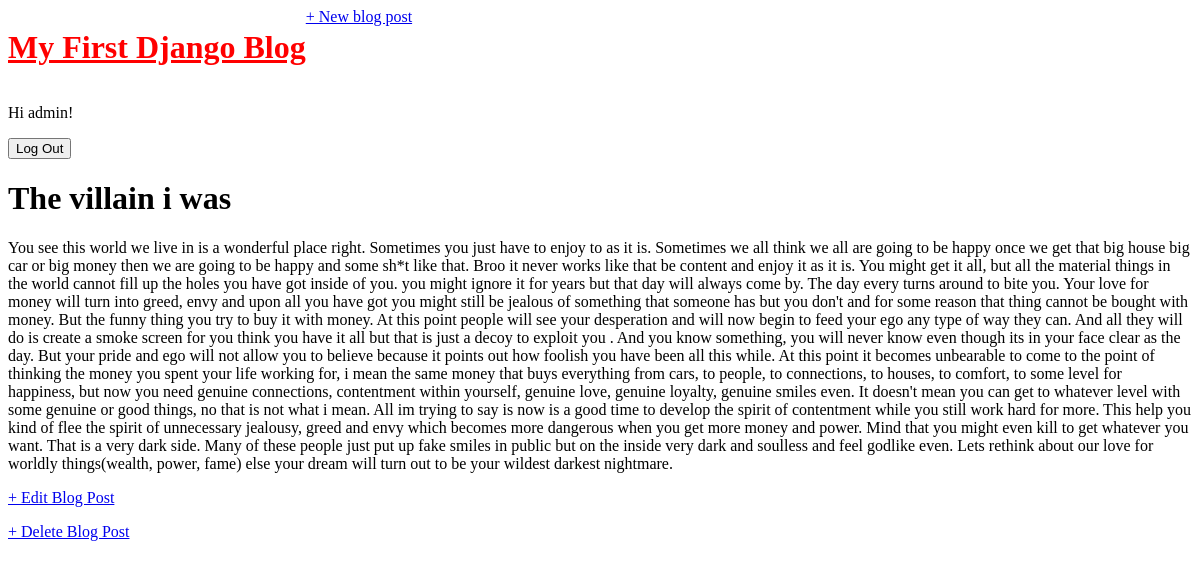
The app's page /post/1/ (signed in) with its own data.
### pages/models.py (models this page shows, shortened)
class Post(models.Model):
    title = models.CharField(max_length=200)
    author = models.ForeignKey("auth.User", on_delete=models.CASCADE, )
    body = models.TextField()

### pages/views.py (the view)
# urls.py: path("post/<int:post_id>/", BlogDetailedView.as_view(), name="post_detail"),
class BlogDetailedView(DetailView):
    model = Post
    template_name = "post_detail.html"
    context_object_name = "post"
    def get_object(self):
        return Post.objects.get(id=self.kwargs['post_id'])  # noinspection PyUnresolvedReference

### pages/templates/post_detail.html
{% extends "base.html" %}
{% block content %}
    <div class = "post-entry">
        <h1>{{ post.title }}</h1>
        <p>{{ post.body }}</p>
    </div>
    <a href="{% url 'post_edit' post.pk %}">+ Edit Blog Post</a>
    <p>
        <a href="{% url 'post_delete' post.pk%}">+ Delete Blog Post</a>
    </p>
{% endblock content%}

### pages/templates/base.html (shortened to what this page needs)
<!DOCTYPE html>
{% load static %}
<html lang="en">
<head>
    <link rel = "stylesheet" href="{% static 'css/base.css' %}"/>
</head>
<body>
    <header>
        <div class="nav-left">
            <h1><a href="{% url 'home' %}">My First Django Blog</a></h1>
        </div>
        <div class="nav-right">
            <a href="{% url 'post_new' %}">+ New blog post</a>
        </div>
    </header>
    {% if user.is_authenticated %}
        <p>Hi {{ user.username }}!</p>
        <form action="{% url 'logout' %}" method="post">
            <button type="submit">Log Out</button>
        </form>
    {% else %}
        <p>You are not logged in</p>
        <a href="{% url 'login' %}">Login</a>
        <a href="{% url 'signup' %}">Sign Up</a>
    {% endif %}
    <div>
        {% block content %}
        {% endblock content %}
    </div>
</body>
</html>

### static/css/base.css (style rules this page uses)
header h1 a { color: red; }
body { font - family : 'Source Sans Pro' , sans - serif ; font - size : 18 px ; }
header { border - bottom : 1 px solid #999 ; margin - bottom : 2 rem ; display : flex ; }
header h1 a { color : red ; text - decoration : none ; }

### records on screen
Post: title "The villain i was", body "You see this world we live in is a wonderful place right. Sometimes you just have to enjoy to as it is. Sometimes we all think we all are going to be happy once we get that big house big car or big money then we are going to be happy and some sh*t like that. Broo it never works like that be content and enjoy it as it is. You might get it all, but all the material things in the world cannot fill up the holes you have got inside of you. you might ignore it for years but that day will always come by. The day every turns around to bite you. Your love for money will turn into greed, envy and upon all you have got you might still be jealous of something that someone has but you don't and for some…"

### other values on screen
{{ user.username }} "admin"
